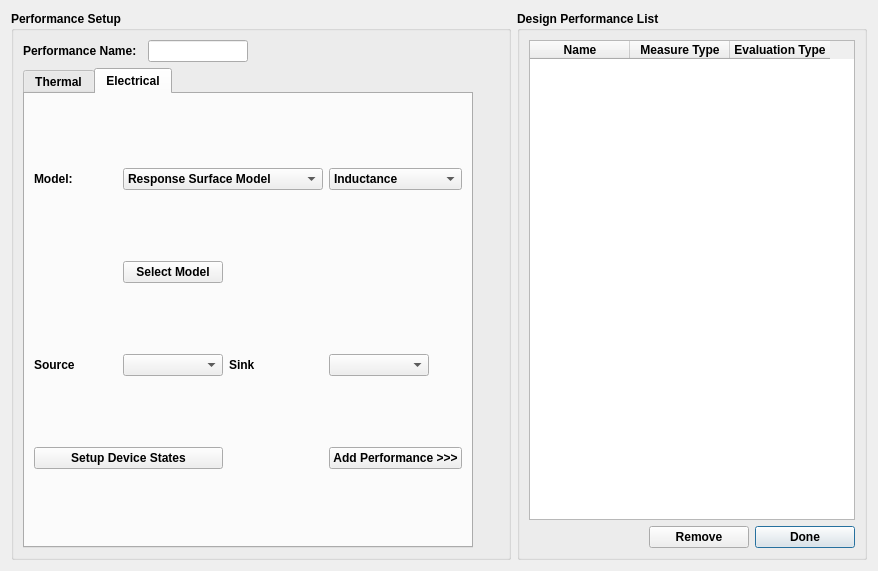
<?xml version="1.0" encoding="UTF-8"?>
<ui version="4.0">
 <class>ET_Evaluation_Dialog</class>
 <widget class="QDialog" name="ET_Evaluation_Dialog">
  <property name="geometry">
   <rect>
    <x>0</x>
    <y>0</y>
    <width>874</width>
    <height>571</height>
   </rect>
  </property>
  <property name="windowTitle">
   <string>Layout Evaluation</string>
  </property>
  <layout class="QGridLayout" name="gridLayout_5">
   <item row="0" column="1">
    <widget class="QGroupBox" name="groupBox">
     <property name="minimumSize">
      <size>
       <width>350</width>
       <height>0</height>
      </size>
     </property>
     <property name="font">
      <font>
       <weight>75</weight>
       <bold>true</bold>
      </font>
     </property>
     <property name="title">
      <string>Design Performance List</string>
     </property>
     <layout class="QGridLayout" name="gridLayout_4">
      <item row="0" column="0" colspan="3">
       <widget class="QTableWidget" name="tbl_perf_list">
        <column>
         <property name="text">
          <string>Name</string>
         </property>
        </column>
        <column>
         <property name="text">
          <string>Measure Type</string>
         </property>
        </column>
        <column>
         <property name="text">
          <string>Evaluation Type</string>
         </property>
        </column>
       </widget>
      </item>
      <item row="1" column="2">
       <widget class="QPushButton" name="btn_done">
        <property name="maximumSize">
         <size>
          <width>100</width>
          <height>16777215</height>
         </size>
        </property>
        <property name="text">
         <string>Done</string>
        </property>
       </widget>
      </item>
      <item row="1" column="1">
       <widget class="QPushButton" name="btn_remove">
        <property name="maximumSize">
         <size>
          <width>100</width>
          <height>16777215</height>
         </size>
        </property>
        <property name="text">
         <string>Remove</string>
        </property>
       </widget>
      </item>
     </layout>
    </widget>
   </item>
   <item row="0" column="0">
    <widget class="QGroupBox" name="groupBox_2">
     <property name="minimumSize">
      <size>
       <width>500</width>
       <height>0</height>
      </size>
     </property>
     <property name="maximumSize">
      <size>
       <width>500</width>
       <height>16777215</height>
      </size>
     </property>
     <property name="font">
      <font>
       <weight>75</weight>
       <bold>true</bold>
      </font>
     </property>
     <property name="title">
      <string>Performance Setup</string>
     </property>
     <layout class="QGridLayout" name="gridLayout">
      <item row="0" column="1">
       <widget class="QLineEdit" name="txt_perfname">
        <property name="maximumSize">
         <size>
          <width>100</width>
          <height>16777215</height>
         </size>
        </property>
       </widget>
      </item>
      <item row="0" column="0">
       <widget class="QLabel" name="label_2">
        <property name="text">
         <string>Performance Name:</string>
        </property>
       </widget>
      </item>
      <item row="1" column="0" colspan="4">
       <widget class="QTabWidget" name="Tab_model_select">
        <property name="enabled">
         <bool>true</bool>
        </property>
        <property name="minimumSize">
         <size>
          <width>450</width>
          <height>0</height>
         </size>
        </property>
        <property name="maximumSize">
         <size>
          <width>450</width>
          <height>16777215</height>
         </size>
        </property>
        <property name="font">
         <font>
          <weight>75</weight>
          <bold>true</bold>
         </font>
        </property>
        <property name="currentIndex">
         <number>1</number>
        </property>
        <widget class="QWidget" name="Thermal">
         <attribute name="title">
          <string>Thermal</string>
         </attribute>
         <layout class="QGridLayout" name="gridLayout_2">
          <item row="0" column="2">
           <widget class="QComboBox" name="cmb_thermal_type">
            <item>
             <property name="text">
              <string>Maximum</string>
             </property>
            </item>
            <item>
             <property name="text">
              <string>Average</string>
             </property>
            </item>
            <item>
             <property name="text">
              <string>Std Deviation</string>
             </property>
            </item>
           </widget>
          </item>
          <item row="1" column="0" colspan="3">
           <widget class="QTableWidget" name="tbl_thermal_data">
            <property name="minimumSize">
             <size>
              <width>300</width>
              <height>0</height>
             </size>
            </property>
            <property name="maximumSize">
             <size>
              <width>16777215</width>
              <height>16777215</height>
             </size>
            </property>
            <column>
             <property name="text">
              <string>Device Name</string>
             </property>
            </column>
            <column>
             <property name="text">
              <string>Power Dissipation</string>
             </property>
            </column>
            <column>
             <property name="text">
              <string>Select</string>
             </property>
            </column>
           </widget>
          </item>
          <item row="0" column="0">
           <widget class="QLabel" name="lbl_thermal_mdl">
            <property name="maximumSize">
             <size>
              <width>50</width>
              <height>16777215</height>
             </size>
            </property>
            <property name="text">
             <string>Model:</string>
            </property>
           </widget>
          </item>
          <item row="2" column="0" colspan="3">
           <widget class="QPushButton" name="btn_thermal_perf">
            <property name="text">
             <string>Add Performance &gt;&gt;&gt;</string>
            </property>
           </widget>
          </item>
          <item row="0" column="1">
           <widget class="QComboBox" name="cmb_thermal_mdl">
            <item>
             <property name="text">
              <string>Fast Approximation with FEM</string>
             </property>
            </item>
            <item>
             <property name="text">
              <string>Analytical Rectangular Flux</string>
             </property>
            </item>
           </widget>
          </item>
         </layout>
        </widget>
        <widget class="QWidget" name="Electrical">
         <attribute name="title">
          <string>Electrical</string>
         </attribute>
         <layout class="QGridLayout" name="gridLayout_3">
          <item row="1" column="1">
           <widget class="QPushButton" name="btn_select_mdl">
            <property name="text">
             <string>Select Model</string>
            </property>
           </widget>
          </item>
          <item row="5" column="1">
           <widget class="QComboBox" name="cmb_src_select">
            <property name="minimumSize">
             <size>
              <width>100</width>
              <height>0</height>
             </size>
            </property>
            <property name="maximumSize">
             <size>
              <width>50</width>
              <height>16777215</height>
             </size>
            </property>
           </widget>
          </item>
          <item row="0" column="0">
           <widget class="QLabel" name="lbl_electrical_mdl">
            <property name="text">
             <string>Model:</string>
            </property>
           </widget>
          </item>
          <item row="0" column="1" colspan="2">
           <widget class="QComboBox" name="cmb_electrical_mdl">
            <property name="minimumSize">
             <size>
              <width>200</width>
              <height>0</height>
             </size>
            </property>
            <item>
             <property name="text">
              <string>Response Surface Model</string>
             </property>
            </item>
            <item>
             <property name="text">
              <string>3D Hierarchical PEEC</string>
             </property>
            </item>
            <item>
             <property name="text">
              <string>Microstrip Equations</string>
             </property>
            </item>
           </widget>
          </item>
          <item row="0" column="4">
           <widget class="QComboBox" name="cmb_electrical_type">
            <item>
             <property name="text">
              <string>Inductance</string>
             </property>
            </item>
            <item>
             <property name="text">
              <string>Resistance</string>
             </property>
            </item>
            <item>
             <property name="text">
              <string>Capacitance</string>
             </property>
            </item>
           </widget>
          </item>
          <item row="5" column="0">
           <widget class="QLabel" name="label_3">
            <property name="text">
             <string>Source</string>
            </property>
           </widget>
          </item>
          <item row="6" column="0" colspan="2">
           <widget class="QPushButton" name="btn_dv_states">
            <property name="text">
             <string>Setup Device States</string>
            </property>
           </widget>
          </item>
          <item row="5" column="4">
           <widget class="QComboBox" name="cmb_sink_select">
            <property name="minimumSize">
             <size>
              <width>100</width>
              <height>0</height>
             </size>
            </property>
            <property name="maximumSize">
             <size>
              <width>50</width>
              <height>16777215</height>
             </size>
            </property>
           </widget>
          </item>
          <item row="6" column="4">
           <widget class="QPushButton" name="btn_add_elec_perf">
            <property name="text">
             <string>Add Performance &gt;&gt;&gt;</string>
            </property>
           </widget>
          </item>
          <item row="5" column="2">
           <widget class="QLabel" name="label_4">
            <property name="text">
             <string>Sink</string>
            </property>
           </widget>
          </item>
         </layout>
        </widget>
       </widget>
      </item>
     </layout>
    </widget>
   </item>
  </layout>
 </widget>
 <resources/>
 <connections/>
</ui>
